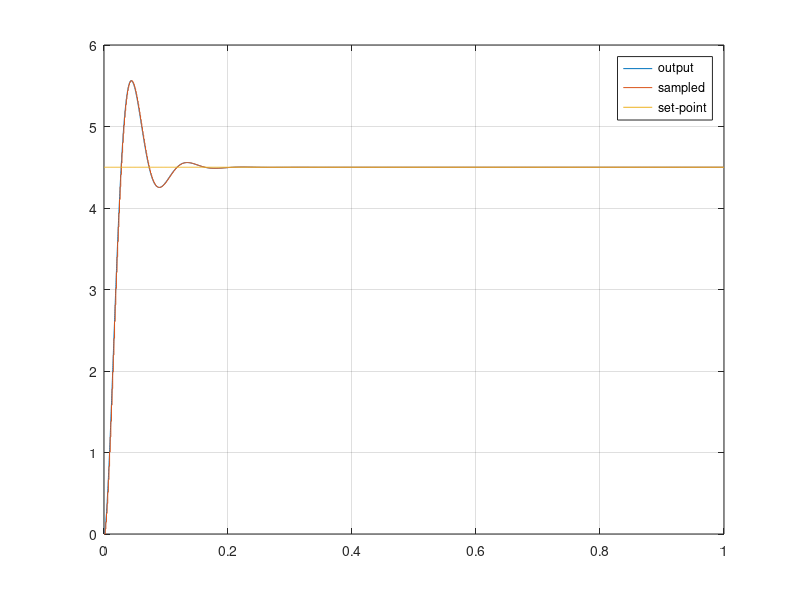
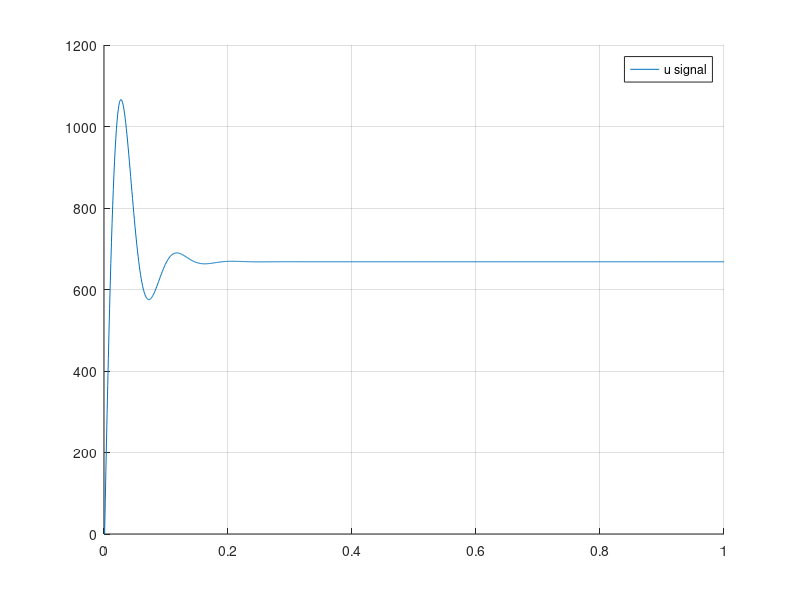
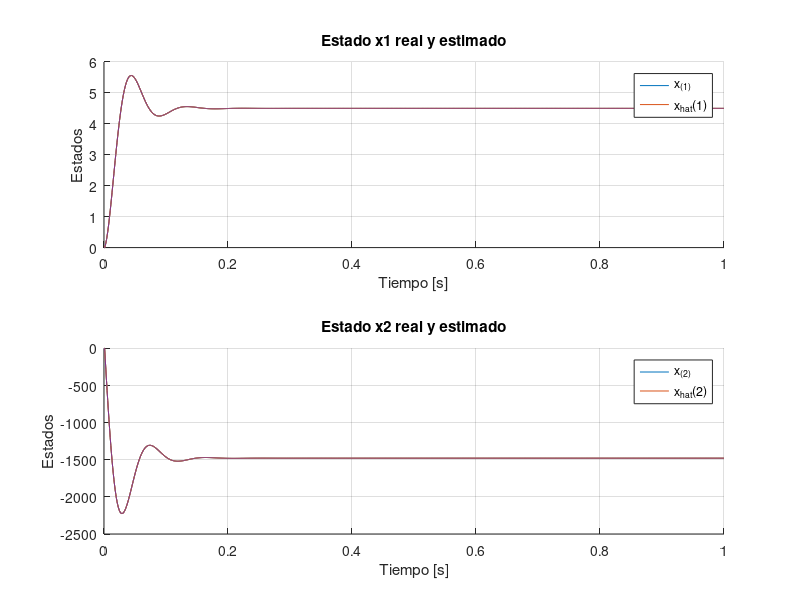
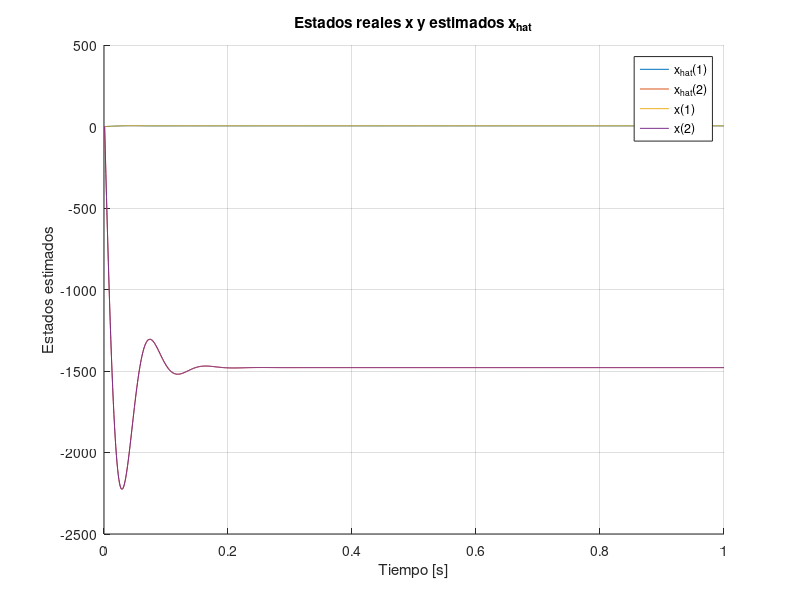

The MATLAB source for these figures, in order:
clear all;
close all;
%% Parámetros de Simulación
Ts = 0.001;
Tf = 1;
Nsim = Tf/Ts;
t = 0:Ts:Tf;

%% Señal de Entrada - Set Point
r_sp = 4.5*ones(size(t));

%% Espacio de estados identificado
A = [0 1;-1.914e5 -3744];
B = [2.214; -7000];
C = [1 0];
D = 0;

sys_ss = ss(A, B, C, D);

SS_disc = c2d(sys_ss, Ts);

%% Tamaño vectores Espacio de Estados
nx = length(SS_disc.A);

%% Determinación de la matriz K - LQR
Q = diag([10000 10 10000]);
R = 0.1;

K_hat = lqi(SS_disc, Q, R);
K_new = K_hat(1:nx);
ki = K_hat(end);

%% Observador mediante Kalman
x0 = zeros(1, nx)';
x_hat = ones(nx, Nsim + 1) .* x0; % Estados estimados

% Definir las matrices de covarianza del proceso y de la medición
Q_kalman = 1e-3 * eye(nx);  % Matriz de covarianza del ruido del proceso
R_kalman = 1e-3;            % Covarianza del ruido de medición (ajústalo según el sistema)
P_kalman = eye(nx);               % Matriz de covarianza inicial
P_kalman_pred = eye(nx).*0;

%% Variables Iniciales
x = ones(nx, Nsim + 1) .* x0;

% Salidas del simulador
yOut  = SS_disc.C*x0; 
tOut = 0;
uOut = 0;
dt = linspace(0, Ts, 10)';
integral_error = zeros(1, Nsim);
e = zeros(1, Nsim);
q = zeros(1, Nsim);
y_feedback = SS_disc.C*x0;
lastu = 0;

%% Representa el tiempo real, cuanto tiempo está corriendo el
% microcontrolador, el tiempo entre interrupciones el tiempo de muestreo
for k = 1:Nsim
    
    if k >= 3/Ts
        r_sp(k) = 0;
    end
    if k >= 10/Ts
        r_sp(k) = 10;
    end
    % Microcontrolador %
    e(k) = r_sp(k) - y_feedback;

    % Con integrador
    u(k) = -ki*q(k) - K_new*x_hat(:, k);

    
    % Predicción del estado y de la covarianza
    x_hat(:, k) = SS_disc.A * x_hat(:, k) + SS_disc.B * lastu;
    lastu = u(k);
    P_kalman_pred = SS_disc.A * P_kalman * SS_disc.A' + Q_kalman;
    
    % Corrección (actualización) con la medición
    y_feedback = SS_disc.C * x(:, k);
    y_hat = SS_disc.C * x_hat(:, k);

    K_kalman = P_kalman_pred * SS_disc.C' / (SS_disc.C * P_kalman_pred * SS_disc.C' + R_kalman);
    x_hat(:, k+1) = x_hat(:, k) + K_kalman * (y_feedback - y_hat);
    P_kalman = (eye(nx) - K_kalman * SS_disc.C) * P_kalman_pred;
    
    uOut = [uOut u(k)];
    
    u = u(k)*ones(1, numel(dt)); % ZOH de la U - DAC

    % Sistema en la vida real %
    [y, tsim, XssOut] = lsim(sys_ss, u, dt, x(:, k)); % XssOut es la salida del Espacio de Estados. Cambiar
    x(:, k+1) = XssOut(end, :)'; % x es el vector de estados
    q(k+1) = q(k) + e(k); % Integrador se obtiene con el modelo discretizado
    y_feedback = y(end, :); % Sampling - ADC

    tOut = [tOut (tsim' + t(k))];
    yOut = [yOut y'];
end

%% Gráficos
figure(1)
plot(tOut, yOut);
hold on
stairs(t, SS_disc.C*x);
plot(t, r_sp);
legend('output', 'sampled', 'set-point')
grid on

figure(2)
hold on
plot(t, uOut)
legend('u signal')
grid on

%% Gráficos de la estimación de los estados
figure(3)
hold on
subplot(2,1,1)
    hold on
    for i = 1:nx
        plot(t, x(1, 1:Nsim+1));
        plot(t, x_hat(1, 1:Nsim+1));
    end
    legend('x_{(1)}','x_{hat}(1)');
    grid on
    title('Estado x1 real y estimado');
    xlabel('Tiempo [s]');
    ylabel('Estados');
subplot(2,1,2)
    hold on
    for i = 1:nx
        plot(t, x(2, 1:Nsim+1));
        plot(t, x_hat(2, 1:Nsim+1));
    end
    legend('x_{(2)}','x_{hat}(2)');
    grid on
    title('Estado x2 real y estimado');
    xlabel('Tiempo [s]');
    ylabel('Estados');

%% Gráficos de la estimación de los estados junto
figure(4)
hold on
for i = 1:nx
    plot(t, x_hat(i, 1:Nsim+1));
end
legend('x_{hat}(1)','x_{hat}(2)');
for i = 1:nx
    plot(t, x(i, 1:Nsim+1));
end
legend('x_{hat}(1)','x_{hat}(2)','x(1)','x(2)');
grid on
title('Estados reales x y estimados x_{hat}');
xlabel('Tiempo [s]');
ylabel('Estados estimados');

%% Estados reales por separado
figure(5)
hold on
subplot(2,1,1)
    hold on
    plot(t, x(1, 1:Nsim+1));
    legend('x(1)');
    grid on
    %title('Estados respect');
    xlabel('Tiempo (s)');
    ylabel('Tensión de salida (V)');
subplot(2,1,2)
    hold on
    plot(t, x(2, 1:Nsim+1), 'r');
    legend('x(2)');
    grid on
    %title('Estados reales x');
    xlabel('Tiempo (s)');
    ylabel('Estado x2');